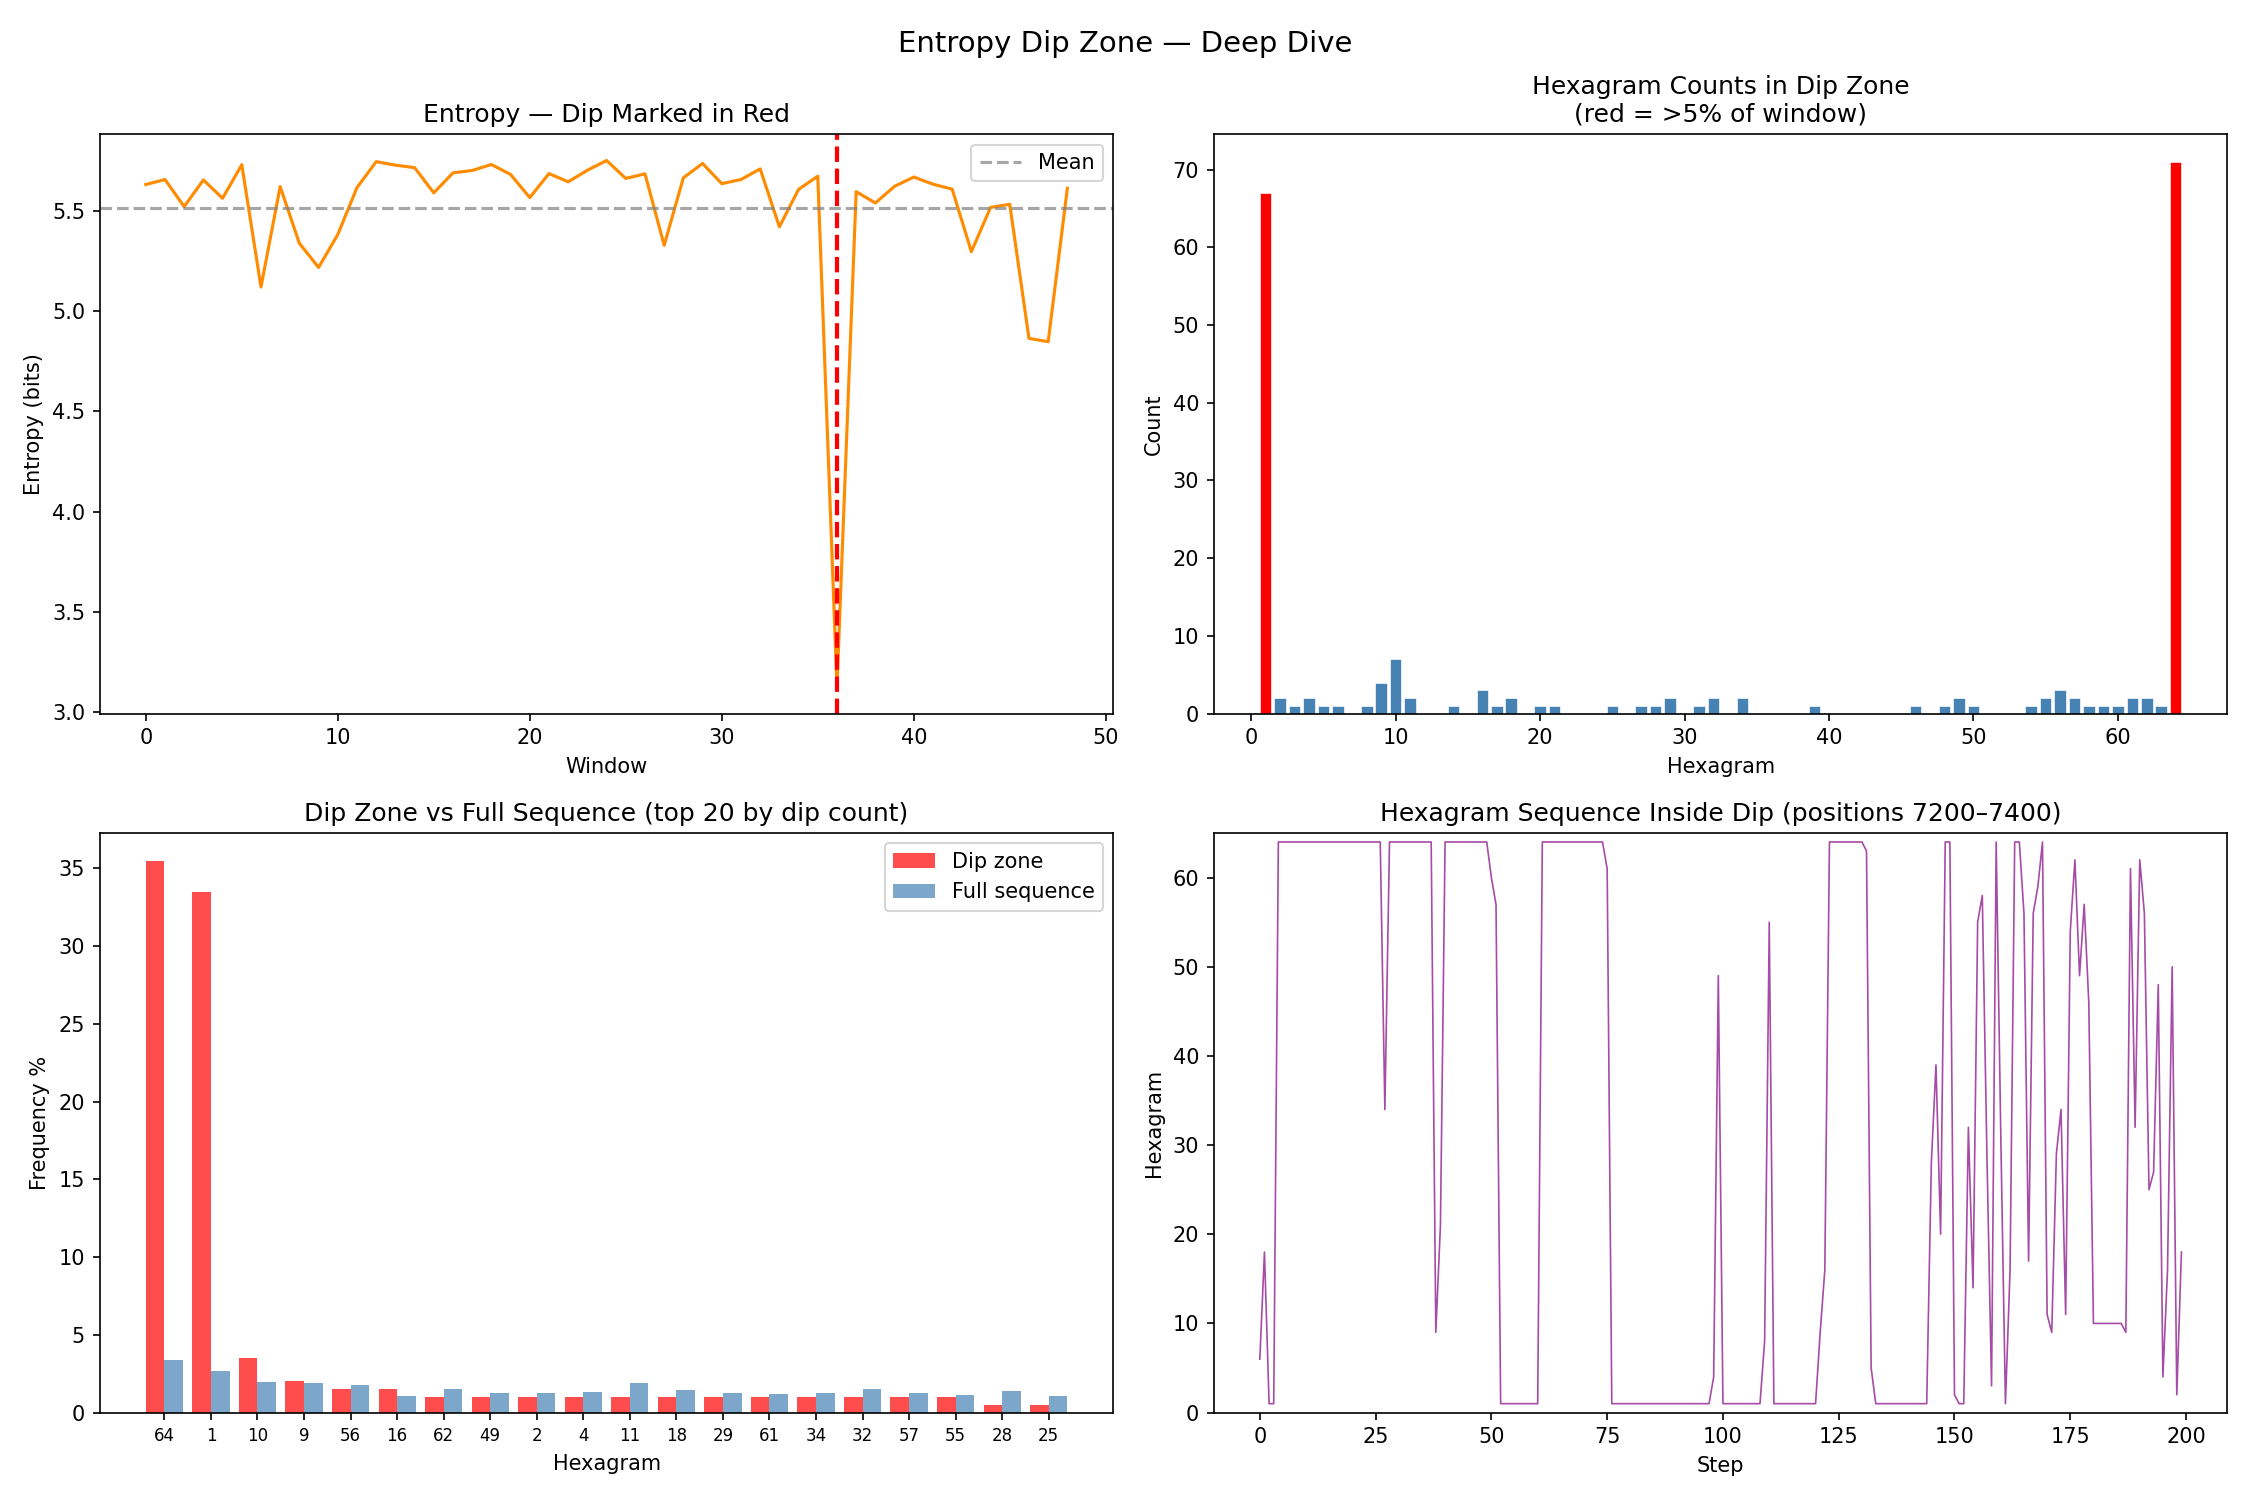

This figure's Python source:
"""
Hexagram Dip Zone Investigation
- Finds the entropy dip
- Shows what hexagrams cluster there
- Compares dip zone vs full sequence
- Saves a focused plot
"""

import numpy as np
from collections import defaultdict
import matplotlib.pyplot as plt

# ── PIPELINE (same as before) ─────────────────────────────────────────────────

def load_digits(path="all_digits.txt"):
    with open(path, "r") as f:
        raw = f.read()
    return [int(c) for c in raw if c.isdigit()]

def von_neumann(digits):
    bits = []
    evens = [d % 2 for d in digits]
    i = 0
    while i + 1 < len(evens):
        a, b = evens[i], evens[i+1]
        if a != b:
            bits.append(a)
        i += 2
    return bits

def bits_to_hexagrams(bits, n=10000):
    hexagrams = []
    i = 0
    while len(hexagrams) < n and i + 6 <= len(bits):
        chunk = bits[i:i+6]
        hexagrams.append(int("".join(str(b) for b in chunk), 2) + 1)
        i += 6
    return hexagrams[:n]

def windowed_entropy(hexagrams, window=200):
    entropies = []
    for i in range(0, len(hexagrams) - window, window):
        w = hexagrams[i:i+window]
        counts = np.bincount(w, minlength=65)[1:]
        probs = counts / counts.sum()
        probs = probs[probs > 0]
        entropies.append(-np.sum(probs * np.log2(probs)))
    return entropies

# ── DIP INVESTIGATION ─────────────────────────────────────────────────────────

def investigate_dip(hexagrams, digits, window=200):
    entropies = windowed_entropy(hexagrams, window)
    dip_idx = int(np.argmin(entropies))
    dip_start = dip_idx * window
    dip_end = dip_start + window
    dip_hexes = hexagrams[dip_start:dip_end]

    print(f"\n── Where is the dip? ──")
    print(f"Window {dip_idx} out of {len(entropies)} total windows")
    print(f"Hexagram positions {dip_start} to {dip_end} in the 10,000-step sequence")
    print(f"Entropy here: {entropies[dip_idx]:.3f} bits  (mean is {np.mean(entropies):.3f})")

    # Approximate location in raw digit file
    approx_start = dip_start * 6 * 2
    approx_end = dip_end * 6 * 2
    pct_start = approx_start / len(digits) * 100
    pct_end = approx_end / len(digits) * 100
    print(f"Approx location in all_digits.txt: {approx_start:,}–{approx_end:,} chars ({pct_start:.1f}%–{pct_end:.1f}% through)")

    # What hexagrams dominate the dip?
    dip_counts = np.bincount(dip_hexes, minlength=65)[1:]
    all_counts = np.bincount(hexagrams, minlength=65)[1:]
    ranked = np.argsort(dip_counts)[::-1]

    print(f"\n── What's in the dip? ──")
    print(f"{'Hexagram':<12} {'Dip %':<10} {'Overall %':<12} {'Ratio':<8}")
    print("-" * 44)
    for i in range(15):
        h = ranked[i] + 1
        d_pct = dip_counts[ranked[i]] / window * 100
        a_pct = all_counts[ranked[i]] / len(hexagrams) * 100
        ratio = d_pct / a_pct if a_pct > 0 else 0
        if d_pct > 0:
            marker = " ◄ DOMINANT" if ratio > 3 else ""
            print(f"Hex {h:<8} {d_pct:<10.1f} {a_pct:<12.1f} ×{ratio:<7.1f}{marker}")

    # Self-loops in dip vs overall
    dip_loops = sum(1 for a, b in zip(dip_hexes, dip_hexes[1:]) if a == b)
    all_loops = sum(1 for a, b in zip(hexagrams, hexagrams[1:]) if a == b)
    print(f"\n── Self-loops (same hexagram repeating back to back) ──")
    print(f"Dip zone:       {dip_loops}/{window-1} = {dip_loops/(window-1)*100:.1f}%")
    print(f"Full sequence:  {all_loops}/{len(hexagrams)-1} = {all_loops/(len(hexagrams)-1)*100:.1f}%")

    return entropies, dip_idx, dip_hexes, dip_counts, all_counts

# ── PLOT ──────────────────────────────────────────────────────────────────────

def plot_dip(hexagrams, entropies, dip_idx, dip_hexes, dip_counts, all_counts, window=200):
    fig, axes = plt.subplots(2, 2, figsize=(15, 10))
    fig.suptitle("Entropy Dip Zone — Deep Dive", fontsize=14)

    # 1. Entropy with dip marked
    ax = axes[0, 0]
    ax.plot(entropies, color='darkorange', linewidth=1.5)
    ax.axvline(dip_idx, color='red', linestyle='--', linewidth=2)
    ax.fill_between(range(len(entropies)),
                    [entropies[dip_idx]]*len(entropies),
                    entropies,
                    where=[i == dip_idx for i in range(len(entropies))],
                    alpha=0.3, color='red')
    ax.axhline(np.mean(entropies), color='gray', linestyle='--', alpha=0.7, label='Mean')
    ax.set_title("Entropy — Dip Marked in Red")
    ax.set_xlabel("Window")
    ax.set_ylabel("Entropy (bits)")
    ax.legend()

    # 2. Dip zone hexagram counts
    ax = axes[0, 1]
    colors = ['red' if dip_counts[i]/window > 0.05 else 'steelblue' for i in range(64)]
    ax.bar(range(1, 65), dip_counts, color=colors, edgecolor='white', linewidth=0.3)
    ax.set_title("Hexagram Counts in Dip Zone\n(red = >5% of window)")
    ax.set_xlabel("Hexagram")
    ax.set_ylabel("Count")

    # 3. Dip vs overall comparison (top 20 hexagrams by dip count)
    ax = axes[1, 0]
    top20 = np.argsort(dip_counts)[::-1][:20]
    x = np.arange(20)
    ax.bar(x - 0.2, dip_counts[top20] / window * 100, width=0.4, label='Dip zone', color='red', alpha=0.7)
    ax.bar(x + 0.2, all_counts[top20] / len(hexagrams) * 100, width=0.4, label='Full sequence', color='steelblue', alpha=0.7)
    ax.set_xticks(x)
    ax.set_xticklabels([str(i+1) for i in top20], fontsize=8)
    ax.set_title("Dip Zone vs Full Sequence (top 20 by dip count)")
    ax.set_xlabel("Hexagram")
    ax.set_ylabel("Frequency %")
    ax.legend()

    # 4. Sequence of hexagrams in dip zone (show the actual flow)
    ax = axes[1, 1]
    ax.plot(range(len(dip_hexes)), dip_hexes, color='purple', linewidth=0.8, alpha=0.7)
    ax.set_title(f"Hexagram Sequence Inside Dip (positions {dip_idx*window}–{(dip_idx+1)*window})")
    ax.set_xlabel("Step")
    ax.set_ylabel("Hexagram")
    ax.set_ylim(0, 65)

    plt.tight_layout()
    plt.savefig("hexagram_dip.png", dpi=150)
    print("\nPlot saved to hexagram_dip.png")

# ── MAIN ──────────────────────────────────────────────────────────────────────

if __name__ == "__main__":
    digits = load_digits("all_digits.txt")
    bits = von_neumann(digits)
    hexagrams = bits_to_hexagrams(bits, n=10000)

    entropies, dip_idx, dip_hexes, dip_counts, all_counts = investigate_dip(hexagrams, digits)
    plot_dip(hexagrams, entropies, dip_idx, dip_hexes, dip_counts, all_counts)

    print("\nDone.")
